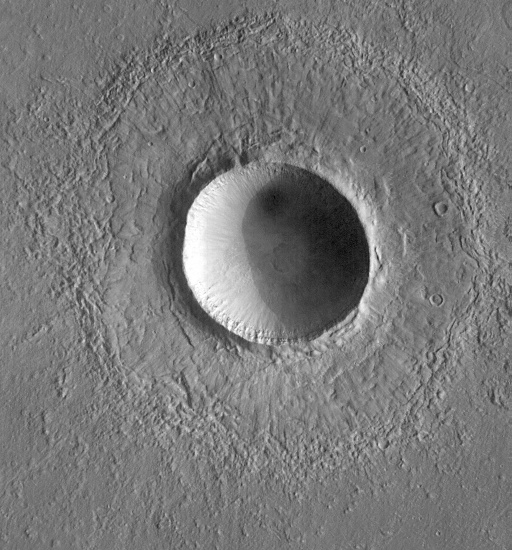
#> input picture code/images/Gre13_01.jpg, 512 x 550 px
$ jupyter execute --allow-errors SLIC_vs_TSUGF.ipynb   (shell and % lines are left out)
#> lines starting #> are read from the running program, lines starting #| are printed output that depends on the picture
[cell 1]

import cv2
from skimage.color import label2rgb
import matplotlib.pyplot as plt
import numpy as np
import scipy.io as sio
from skimage.segmentation import slic, mark_boundaries
import os

plt.ioff()
plt.rcParams['figure.figsize'] = [8, 8]

filename = "images/Gre13_01.jpg"
image = cv2.cvtColor(cv2.imread(filename)[:,:,::-1], cv2.COLOR_RGB2GRAY)
#> image: shape (550, 512); min 3, max 255, mean 120.2
n = os.path.basename(filename)

[cell 2]
## SLIC
slic_out = slic(cv2.cvtColor(image, cv2.COLOR_GRAY2RGB), compactness=5, n_segments=10, enforce_connectivity=False)
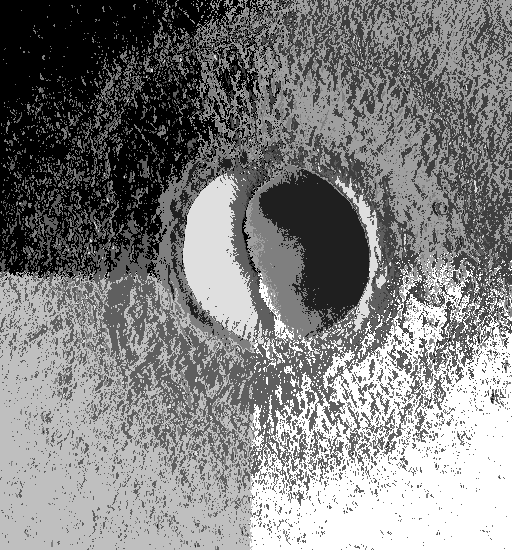
#> slic_out: shape (550, 512) int64; min 1, max 9, mean 5.06; drawn with min black and max white

plt.figure()
plt.imshow(label2rgb(slic_out, image, alpha=0.5))
plt.axis('off')
plt.savefig("gen/slic_vs_tsugf/"+n+"_slic.png", bbox_inches="tight", pad_inches = 0)
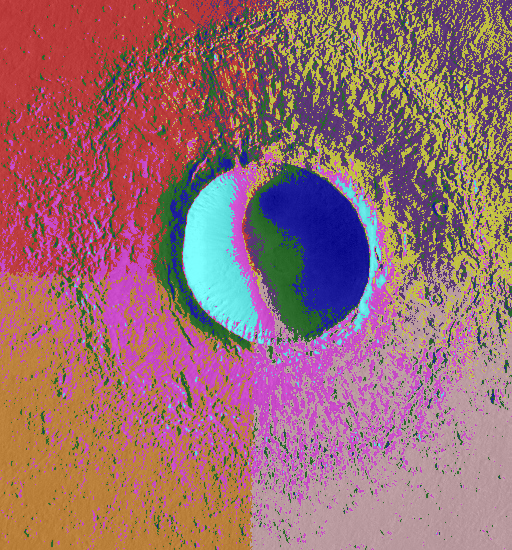
#> shown: shape (550, 512, 3) float64; mean R, G, B 0.608, 0.426, 0.444

plt.show()
plt.figure()
plt.imshow(mark_boundaries(image, slic_out))
plt.axis('off')
plt.show()
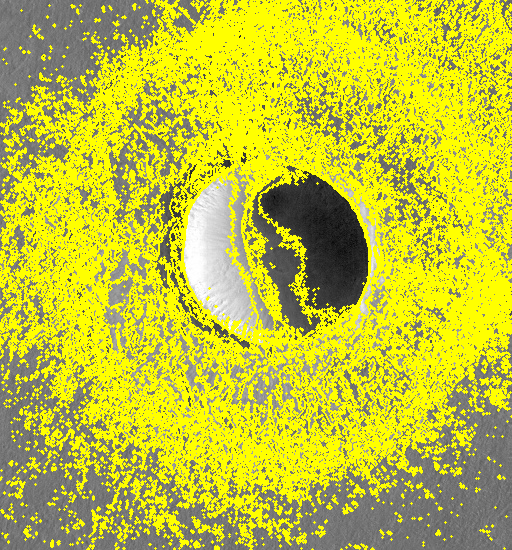
#> shown: shape (550, 512, 3) float64; mean R, G, B 0.761, 0.761, 0.212

[cell 3]
## Gaborfilters

mat = sio.loadmat("filterbanks.mat")
#> (reads code/filterbanks.mat from the repository)
